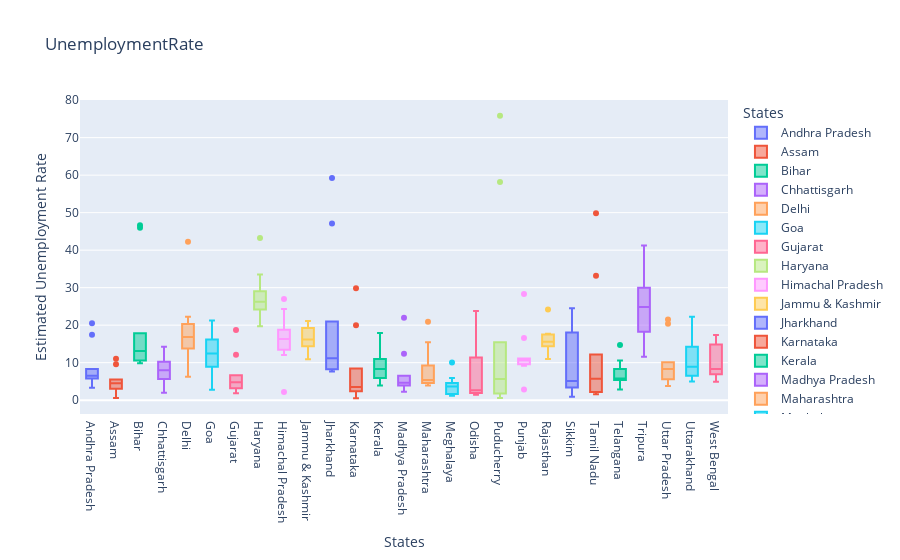

Notebook code for this chart:
### Code cell
fig=plx.box(df,x="States",y="Estimated Unemployment Rate",color="States",title="UnemploymentRate",template="plotly")
fig.show()

### Figure 1 — Plotly figure (JSON) as saved in the notebook; plotly's stock layout.template omitted (floating-point values rounded to 4 significant figures)
{"data": [{"alignmentgroup": "True", "hovertemplate": "States=%{x}<br>Estimated Unemployment Rate=%{y}<extra></extra>", "legendgroup": "Andhra Pradesh", "marker": {"color": "#636efa"}, "name": "Andhra Pradesh", "notched": false, "offsetgroup": "Andhra Pradesh", "orientation": "v", "showlegend": true, "type": "box", "x": ["Andhra Pradesh", "Andhra Pradesh", "Andhra Pradesh", "Andhra Pradesh", "Andhra Pradesh", "Andhra Pradesh", "Andhra Pradesh", "Andhra Pradesh", "Andhra Pradesh", "Andhra Pradesh"], "x0": " ", "xaxis": "x", "y": [5.48, 5.83, 5.79, 20.51, 17.43, 3.31, 8.34, 6.96, 6.4, 6.59], "y0": " ", "yaxis": "y"}, {"alignmentgroup": "True", "hovertemplate": "States=%{x}<br>Estimated Unemployment Rate=%{y}<extra></extra>", "legendgroup": "Assam", "marker": {"color": "#EF553B"}, "name": "Assam", "notched": false, "offsetgroup": "Assam", "orientation": "v", "showlegend": true, "type": "box", "x": ["Assam", "Assam", "Assam", "Assam", "Assam", "Assam", "Assam", "Assam", "Assam", "Assam"], "x0": " ", "xaxis": "x", "y": [4.66, 4.41, 4.77, 11.06, 9.55, 0.6, 3.77, 5.53, 1.19, 3.02], "y0": " ", "yaxis": "y"}, {"alignmentgroup": "True", "hovertemplate": "States=%{x}<br>Estimated Unemployment Rate=%{y}<extra></extra>", "legendgroup": "Bihar", "marker": {"color": "#00cc96"}, "name": "Bihar", "notched": false, "offsetgroup": "Bihar", "orientation": "v", "showlegend": true, "type": "box", "x": ["Bihar", "Bihar", "Bihar", "Bihar", "Bihar", "Bihar", "Bihar", "Bihar", "Bihar", "Bihar"], "x0": " ", "xaxis": "x", "y": [10.61, 10.29, 15.43, 46.64, 45.96, 17.82, 12.79, 13.44, 11.91, 9.82], "y0": " ", "yaxis": "y"}, {"alignmentgroup": "True", "hovertemplate": "States=%{x}<br>Estimated Unemployment Rate=%{y}<extra></extra>", "legendgroup": "Chhattisgarh", "marker": {"color": "#ab63fa"}, "name": "Chhattisgarh", "notched": false, "offsetgroup": "Chhattisgarh", "orientation": "v", "showlegend": true, "type": "box", "x": ["Chhattisgarh", "Chhattisgarh", "Chhattisgarh", "Chhattisgarh", "Chhattisgarh", "Chhattisgarh", "Chhattisgarh", "Chhattisgarh", "Chhattisgarh", "Chhattisgarh"], "x0": " ", "xaxis": "x", "y": [9.65, 8.38, 7.54, 3.41, 10.5, 14.23, 10.27, 5.63, 1.96, 6.62], "y0": " ", "yaxis": "y"}, {"alignmentgroup": "True", "hovertemplate": "States=%{x}<br>Estimated Unemployment Rate=%{y}<extra></extra>", "legendgroup": "Delhi", "marker": {"color": "#FFA15A"}, "name": "Delhi", "notched": false, "offsetgroup": "Delhi", "orientation": "v", "showlegend": true, "type": "box", "x": ["Delhi", "Delhi", "Delhi", "Delhi", "Delhi", "Delhi", "Delhi", "Delhi", "Delhi", "Delhi"], "x0": " ", "xaxis": "x", "y": [22.23, 14.84, 17.04, 16.68, 42.27, 18.19, 20.3, 13.79, 12.53, 6.27], "y0": " ", "yaxis": "y"}, {"alignmentgroup": "True", "hovertemplate": "States=%{x}<br>Estimated Unemployment Rate=%{y}<extra></extra>", "legendgroup": "Goa", "marker": {"color": "#19d3f3"}, "name": "Goa", "notched": false, "offsetgroup": "Goa", "orientation": "v", "showlegend": true, "type": "box", "x": ["Goa", "Goa", "Goa", "Goa", "Goa", "Goa", "Goa", "Goa", "Goa", "Goa"], "x0": " ", "xaxis": "x", "y": [8.89, 2.81, 5.25, 13.31, 21.25, 9.96, 17.07, 16.21, 15.38, 11.54], "y0": " ", "yaxis": "y"}, {"alignmentgroup": "True", "hovertemplate": "States=%{x}<br>Estimated Unemployment Rate=%{y}<extra></extra>", "legendgroup": "Gujarat", "marker": {"color": "#FF6692"}, "name": "Gujarat", "notched": false, "offsetgroup": "Gujarat", "orientation": "v", "showlegend": true, "type": "box", "x": ["Gujarat", "Gujarat", "Gujarat", "Gujarat", "Gujarat", "Gujarat", "Gujarat", "Gujarat", "Gujarat", "Gujarat"], "x0": " ", "xaxis": "x", "y": [5.54, 6.38, 6.66, 18.71, 12.11, 3.2, 1.84, 1.87, 3.42, 4.03], "y0": " ", "yaxis": "y"}, {"alignmentgroup": "True", "hovertemplate": "States=%{x}<br>Estimated Unemployment Rate=%{y}<extra></extra>", "legendgroup": "Haryana", "marker": {"color": "#B6E880"}, "name": "Haryana", "notched": false, "offsetgroup": "Haryana", "orientation": "v", "showlegend": true, "type": "box", "x": ["Haryana", "Haryana", "Haryana", "Haryana", "Haryana", "Haryana", "Haryana", "Haryana", "Haryana", "Haryana"], "x0": " ", "xaxis": "x", "y": [20.34, 25.77, 25.05, 43.22, 29.02, 26.7, 24.18, 33.5, 19.68, 27.31], "y0": " ", "yaxis": "y"}, {"alignmentgroup": "True", "hovertemplate": "States=%{x}<br>Estimated Unemployment Rate=%{y}<extra></extra>", "legendgroup": "Himachal Pradesh", "marker": {"color": "#FF97FF"}, "name": "Himachal Pradesh", "notched": false, "offsetgroup": "Himachal Pradesh", "orientation": "v", "showlegend": true, "type": "box", "x": ["Himachal Pradesh", "Himachal Pradesh", "Himachal Pradesh", "Himachal Pradesh", "Himachal Pradesh", "Himachal Pradesh", "Himachal Pradesh", "Himachal Pradesh", "Himachal Pradesh", "Himachal Pradesh"], "x0": " ", "xaxis": "x", "y": [16.83, 16.84, 18.76, 2.2, 26.95, 13.47, 24.31, 15.79, 12.04, 13.46], "y0": " ", "yaxis": "y"}, {"alignmentgroup": "True", "hovertemplate": "States=%{x}<br>Estimated Unemployment Rate=%{y}<extra></extra>", "legendgroup": "Jammu & Kashmir", "marker": {"color": "#FECB52"}, "name": "Jammu & Kashmir", "notched": false, "offsetgroup": "Jammu & Kashmir", "orientation": "v", "showlegend": true, "type": "box", "x": ["Jammu & Kashmir", "Jammu & Kashmir", "Jammu & Kashmir", "Jammu & Kashmir", "Jammu & Kashmir", "Jammu & Kashmir", "Jammu & Kashmir", "Jammu & Kashmir", "Jammu & Kashmir"], "x0": " ", "xaxis": "x", "y": [21.08, 20.78, 15.5, 18.74, 17.92, 10.88, 11.09, 16.17, 16.14], "y0": " ", "yaxis": "y"}, {"alignmentgroup": "True", "hovertemplate": "States=%{x}<br>Estimated Unemployment Rate=%{y}<extra></extra>", "legendgroup": "Jharkhand", "marker": {"color": "#636efa"}, "name": "Jharkhand", "notched": false, "offsetgroup": "Jharkhand", "orientation": "v", "showlegend": true, "type": "box", "x": ["Jharkhand", "Jharkhand", "Jharkhand", "Jharkhand", "Jharkhand", "Jharkhand", "Jharkhand", "Jharkhand", "Jharkhand", "Jharkhand"], "x0": " ", "xaxis": "x", "y": [10.61, 11.85, 8.23, 47.09, 59.23, 20.95, 7.63, 9.76, 8.24, 11.8], "y0": " ", "yaxis": "y"}, {"alignmentgroup": "True", "hovertemplate": "States=%{x}<br>Estimated Unemployment Rate=%{y}<extra></extra>", "legendgroup": "Karnataka", "marker": {"color": "#EF553B"}, "name": "Karnataka", "notched": false, "offsetgroup": "Karnataka", "orientation": "v", "showlegend": true, "type": "box", "x": ["Karnataka", "Karnataka", "Karnataka", "Karnataka", "Karnataka", "Karnataka", "Karnataka", "Karnataka", "Karnataka", "Karnataka"], "x0": " ", "xaxis": "x", "y": [2.86, 3.61, 3.46, 29.84, 19.97, 8.44, 4.01, 0.5, 2.41, 1.58], "y0": " ", "yaxis": "y"}, {"alignmentgroup": "True", "hovertemplate": "States=%{x}<br>Estimated Unemployment Rate=%{y}<extra></extra>", "legendgroup": "Kerala", "marker": {"color": "#00cc96"}, "name": "Kerala", "notched": false, "offsetgroup": "Kerala", "orientation": "v", "showlegend": true, "type": "box", "x": ["Kerala", "Kerala", "Kerala", "Kerala", "Kerala", "Kerala", "Kerala", "Kerala", "Kerala", "Kerala"], "x0": " ", "xaxis": "x", "y": [5.31, 7.6, 8.99, 16.99, 17.88, 9.71, 7.09, 10.98, 5.91, 3.88], "y0": " ", "yaxis": "y"}, {"alignmentgroup": "True", "hovertemplate": "States=%{x}<br>Estimated Unemployment Rate=%{y}<extra></extra>", "legendgroup": "Madhya Pradesh", "marker": {"color": "#ab63fa"}, "name": "Madhya Pradesh", "notched": false, "offsetgroup": "Madhya Pradesh", "orientation": "v", "showlegend": true, "type": "box", "x": ["Madhya Pradesh", "Madhya Pradesh", "Madhya Pradesh", "Madhya Pradesh", "Madhya Pradesh", "Madhya Pradesh", "Madhya Pradesh", "Madhya Pradesh", "Madhya Pradesh", "Madhya Pradesh"], "x0": " ", "xaxis": "x", "y": [4.11, 4.57, 2.22, 12.36, 21.98, 6.48, 5.08, 4.7, 3.91, 3.13], "y0": " ", "yaxis": "y"}, {"alignmentgroup": "True", "hovertemplate": "States=%{x}<br>Estimated Unemployment Rate=%{y}<extra></extra>", "legendgroup": "Maharashtra", "marker": {"color": "#FFA15A"}, "name": "Maharashtra", "notched": false, "offsetgroup": "Maharashtra", "orientation": "v", "showlegend": true, "type": "box", "x": ["Maharashtra", "Maharashtra", "Maharashtra", "Maharashtra", "Maharashtra", "Maharashtra", "Maharashtra", "Maharashtra", "Maharashtra", "Maharashtra"], "x0": " ", "xaxis": "x", "y": [4.95, 4.69, 5.79, 20.9, 15.46, 9.23, 3.89, 6.23, 4.55, 4.1], "y0": " ", "yaxis": "y"}, {"alignmentgroup": "True", "hovertemplate": "States=%{x}<br>Estimated Unemployment Rate=%{y}<extra></extra>", "legendgroup": "Meghalaya", "marker": {"color": "#19d3f3"}, "name": "Meghalaya", "notched": false, "offsetgroup": "Meghalaya", "orientation": "v", "showlegend": true, "type": "box", "x": ["Meghalaya", "Meghalaya", "Meghalaya", "Meghalaya", "Meghalaya", "Meghalaya", "Meghalaya", "Meghalaya", "Meghalaya", "Meghalaya"], "x0": " ", "xaxis": "x", "y": [1.66, 3.59, 1.58, 10.03, 5.92, 1.15, 2.1, 3.74, 4.29, 4.6], "y0": " ", "yaxis": "y"}, {"alignmentgroup": "True", "hovertemplate": "States=%{x}<br>Estimated Unemployment Rate=%{y}<extra></extra>", "legendgroup": "Odisha", "marker": {"color": "#FF6692"}, "name": "Odisha", "notched": false, "offsetgroup": "Odisha", "orientation": "v", "showlegend": true, "type": "box", "x": ["Odisha", "Odisha", "Odisha", "Odisha", "Odisha", "Odisha", "Odisha", "Odisha", "Odisha", "Odisha"], "x0": " ", "xaxis": "x", "y": [1.9, 3.12, 13.08, 23.76, 11.41, 3.77, 1.88, 1.42, 2.1, 2.18], "y0": " ", "yaxis": "y"}, {"alignmentgroup": "True", "hovertemplate": "States=%{x}<br>Estimated Unemployment Rate=%{y}<extra></extra>", "legendgroup": "Puducherry", "marker": {"color": "#B6E880"}, "name": "Puducherry", "notched": false, "offsetgroup": "Puducherry", "orientation": "v", "showlegend": true, "type": "box", "x": ["Puducherry", "Puducherry", "Puducherry", "Puducherry", "Puducherry", "Puducherry", "Puducherry", "Puducherry", "Puducherry", "Puducherry"], "x0": " ", "xaxis": "x", "y": [0.58, 1.76, 1.2, 75.85, 58.19, 4.24, 15.47, 5.05, 10.9, 6.18], "y0": " ", "yaxis": "y"}, {"alignmentgroup": "True", "hovertemplate": "States=%{x}<br>Estimated Unemployment Rate=%{y}<extra></extra>", "legendgroup": "Punjab", "marker": {"color": "#FF97FF"}, "name": "Punjab", "notched": false, "offsetgroup": "Punjab", "orientation": "v", "showlegend": true, "type": "box", "x": ["Punjab", "Punjab", "Punjab", "Punjab", "Punjab", "Punjab", "Punjab", "Punjab", "Punjab", "Punjab"], "x0": " ", "xaxis": "x", "y": [11.11, 10.97, 10.32, 2.86, 28.33, 16.55, 9.19, 10.99, 9.61, 9.88], "y0": " ", "yaxis": "y"}, {"alignmentgroup": "True", "hovertemplate": "States=%{x}<br>Estimated Unemployment Rate=%{y}<extra></extra>", "legendgroup": "Rajasthan", "marker": {"color": "#FECB52"}, "name": "Rajasthan", "notched": false, "offsetgroup": "Rajasthan", "orientation": "v", "showlegend": true, "type": "box", "x": ["Rajasthan", "Rajasthan", "Rajasthan", "Rajasthan", "Rajasthan", "Rajasthan", "Rajasthan", "Rajasthan", "Rajasthan", "Rajasthan"], "x0": " ", "xaxis": "x", "y": [10.97, 15.16, 11.9, 17.7, 15.74, 14.39, 15.81, 17.51, 15.35, 24.15], "y0": " ", "yaxis": "y"}, {"alignmentgroup": "True", "hovertemplate": "States=%{x}<br>Estimated Unemployment Rate=%{y}<extra></extra>", "legendgroup": "Sikkim", "marker": {"color": "#636efa"}, "name": "Sikkim", "notched": false, "offsetgroup": "Sikkim", "orientation": "v", "showlegend": true, "type": "box", "x": ["Sikkim", "Sikkim", "Sikkim", "Sikkim", "Sikkim", "Sikkim", "Sikkim", "Sikkim"], "x0": " ", "xaxis": "x", "y": [23.57, 2.28, 24.51, 4.46, 4.45, 12.49, 5.7, 0.88], "y0": " ", "yaxis": "y"}, {"alignmentgroup": "True", "hovertemplate": "States=%{x}<br>Estimated Unemployment Rate=%{y}<extra></extra>", "legendgroup": "Tamil Nadu", "marker": {"color": "#EF553B"}, "name": "Tamil Nadu", "notched": false, "offsetgroup": "Tamil Nadu", "orientation": "v", "showlegend": true, "type": "box", "x": ["Tamil Nadu", "Tamil Nadu", "Tamil Nadu", "Tamil Nadu", "Tamil Nadu", "Tamil Nadu", "Tamil Nadu", "Tamil Nadu", "Tamil Nadu", "Tamil Nadu"], "x0": " ", "xaxis": "x", "y": [1.57, 2.09, 6.4, 49.83, 33.16, 12.2, 6.81, 2.65, 5, 2.16], "y0": " ", "yaxis": "y"}, {"alignmentgroup": "True", "hovertemplate": "States=%{x}<br>Estimated Unemployment Rate=%{y}<extra></extra>", "legendgroup": "Telangana", "marker": {"color": "#00cc96"}, "name": "Telangana", "notched": false, "offsetgroup": "Telangana", "orientation": "v", "showlegend": true, "type": "box", "x": ["Telangana", "Telangana", "Telangana", "Telangana", "Telangana", "Telangana", "Telangana", "Telangana", "Telangana", "Telangana"], "x0": " ", "xaxis": "x", "y": [5.49, 8.29, 5.77, 6.25, 14.7, 10.55, 5.36, 5.79, 3.27, 2.86], "y0": " ", "yaxis": "y"}, {"alignmentgroup": "True", "hovertemplate": "States=%{x}<br>Estimated Unemployment Rate=%{y}<extra></extra>", "legendgroup": "Tripura", "marker": {"color": "#ab63fa"}, "name": "Tripura", "notched": false, "offsetgroup": "Tripura", "orientation": "v", "showlegend": true, "type": "box", "x": ["Tripura", "Tripura", "Tripura", "Tripura", "Tripura", "Tripura", "Tripura", "Tripura", "Tripura", "Tripura"], "x0": " ", "xaxis": "x", "y": [32.67, 28.4, 29.95, 41.23, 21.51, 21.71, 18.24, 27.92, 17.35, 11.57], "y0": " ", "yaxis": "y"}, {"alignmentgroup": "True", "hovertemplate": "States=%{x}<br>Estimated Unemployment Rate=%{y}<extra></extra>", "legendgroup": "Uttar Pradesh", "marker": {"color": "#FFA15A"}, "name": "Uttar Pradesh", "notched": false, "offsetgroup": "Uttar Pradesh", "orientation": "v", "showlegend": true, "type": "box", "x": ["Uttar Pradesh", "Uttar Pradesh", "Uttar Pradesh", "Uttar Pradesh", "Uttar Pradesh", "Uttar Pradesh", "Uttar Pradesh", "Uttar Pradesh", "Uttar Pradesh", "Uttar Pradesh"], "x0": " ", "xaxis": "x", "y": [7.58, 8.98, 10.11, 21.54, 20.41, 9.47, 5.56, 5.79, 4.18, 3.75], "y0": " ", "yaxis": "y"}, {"alignmentgroup": "True", "hovertemplate": "States=%{x}<br>Estimated Unemployment Rate=%{y}<extra></extra>", "legendgroup": "Uttarakhand", "marker": {"color": "#19d3f3"}, "name": "Uttarakhand", "notched": false, "offsetgroup": "Uttarakhand", "orientation": "v", "showlegend": true, "type": "box", "x": ["Uttarakhand", "Uttarakhand", "Uttarakhand", "Uttarakhand", "Uttarakhand", "Uttarakhand", "Uttarakhand", "Uttarakhand", "Uttarakhand", "Uttarakhand"], "x0": " ", "xaxis": "x", "y": [5.49, 4.99, 19.85, 6.48, 8.01, 8.61, 12.38, 14.26, 22.26, 9.23], "y0": " ", "yaxis": "y"}, {"alignmentgroup": "True", "hovertemplate": "States=%{x}<br>Estimated Unemployment Rate=%{y}<extra></extra>", "legendgroup": "West Bengal", "marker": {"color": "#FF6692"}, "name": "West Bengal", "notched": false, "offsetgroup": "West Bengal", "orientation": "v", "showlegend": true, "type": "box", "x": ["West Bengal", "West Bengal", "West Bengal", "West Bengal", "West Bengal", "West Bengal", "West Bengal", "West Bengal", "West Bengal", "West Bengal"], "x0": " ", "xaxis": "x", "y": [6.94, 4.92, 6.92, 17.41, 17.41, 7.29, 6.83, 14.87, 9.35, 9.98], "y0": " ", "yaxis": "y"}], "layout": {"boxmode": "overlay", "legend": {"title": {"text": "States"}, "tracegroupgap": 0}, "title": {"text": "UnemploymentRate"}, "xaxis": {"anchor": "y", "categoryarray": ["Andhra Pradesh", "Assam", "Bihar", "Chhattisgarh", "Delhi", "Goa", "Gujarat", "Haryana", "Himachal Pradesh", "Jammu & Kashmir", "Jharkhand", "Karnataka", "Kerala", "Madhya Pradesh", "Maharashtra", "Meghalaya", "Odisha", "Puducherry", "Punjab", "Rajasthan", "Sikkim", "Tamil Nadu", "Telangana", "Tripura", "Uttar Pradesh", "Uttarakhand", "West Bengal"], "categoryorder": "array", "domain": [0, 1], "title": {"text": "States"}}, "yaxis": {"anchor": "x", "domain": [0, 1], "title": {"text": "Estimated Unemployment Rate"}}}}
